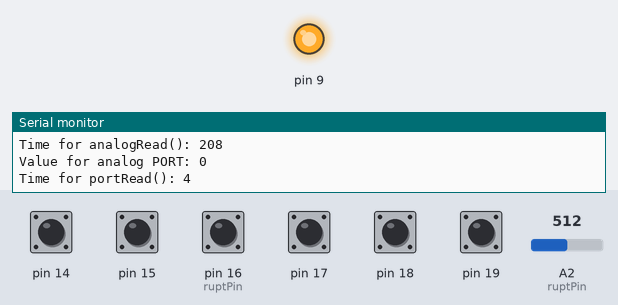
This sketch was run on a simulated Arduino Uno, built with avr-gcc and run on an emulated ATmega328P. Shown: output pins drawn as LEDs (lit = HIGH), the last lines printed to the serial monitor. The test bench sets the inputs (shaded band); at power-on: pin 14, pin 15, pin 16 (ruptPin), pin 17–19 HIGH, A2 (ruptPin) = 512.

Above: at 1.2 s.
At 3.8 s:
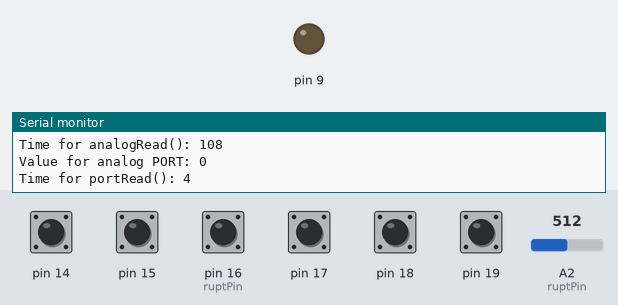
Timing chart, 0 to 6.6 s (numbered marks = the images above):
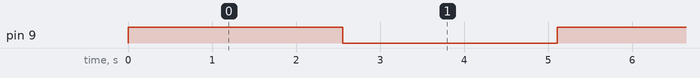

Measured:
- by itself, pin 9: alternates HIGH for 2.6 s and LOW for 2.6 s

The sketch:

Opto_Interruptor_1.ino
```cpp
/*  Analog and Digital Read Opto-Interrupter
 *  Author: Brendan Vavra
 *
 *  This is testing that the opto-interruptor reads a signal from the diode
 *  and that the value changes if the diode is blocked OR
 *  the digital pin connected to the diode is turned LOW/HIGH
 *
 *  This prototype also compares timing data between
 *  reading each analog pin with analogRead() vs
 *  reading the entire analog port directly.
 *
 *    Circuit:
 *    - Opto-interruptor anode to Arduino 5v via 270Ω resistor
 *    - Opto-interruptor cathode to 2N2222A collector
 *    - Opto-interruptor collector to Arduino analog PIN 2
 *    - Opto-interruptor emitter to GND
 *    - 2N2222A to Arduino PIN 9 via 1kΩ resistor
 *    - 2N2222A emitter to GND
 */


int ruptPin = 2;    // select the input pin for the opto-interrupter
int val = -1;       // variable to store the analog value coming from the sensor
byte reg_values = 0;// variable to store the analog port value as a byte

int initial_us = 0; //timing variables
int final_us = 0;

void setup()
{
  Serial.begin(9600);
  pinMode(9,OUTPUT);
  digitalWrite(9, LOW);

  //Arduino UNO has different port letters than the MEGA,
  //so this check is required for this code to be compatible with both boards.
  #if defined (__AVR_ATmega328P__)//UNO
    DDRC = B00000000;  // PortC as input (for Arduino Uno)
    PORTC = B11111111; // turn on pullup resistors
  #elif defined (__AVR_ATmega2560__)//MEGA
    DDRF = B00000000;  // PortF as input (for Arduino Mega)
    PORTF = B11111111; // turn on pullup resistors
  #endif
}

void loop()
{
  digitalWrite(9, HIGH);
  Serial.print("PIN HIGH: ");
  readInterruptor();

  digitalWrite(9, LOW);
  Serial.print("PIN LOW: ");
  readInterruptor();
}

void readInterruptor()
{
  //Read the individual analog pin using analogRead()
  initial_us = micros();
  val = analogRead(ruptPin); // read the value from the sensor
  final_us = micros();
  Serial.print("Value for analog PIN: ");
  Serial.println(val);
  Serial.print("Time for analogRead(): ");
  Serial.println(final_us-initial_us);//c. 115us per PIN

  //Read the entire analog port directly
  initial_us = micros();
  #if defined (__AVR_ATmega328P__)//UNO
    reg_values = ~PINC;
  #elif defined (__AVR_ATmega2560__)//MEGA
    reg_values = ~PINF;
  #endif
  final_us = micros();
  Serial.print("Value for analog PORT: ");
  Serial.println(reg_values, BIN);
  Serial.print("Time for portRead(): ");
  Serial.println(final_us-initial_us);//c. 4us for all 6 PINs
  Serial.println("");
  delay(2500);
}
```
